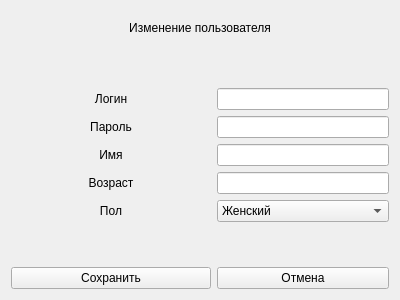
<?xml version="1.0" encoding="UTF-8"?>
<ui version="4.0">
 <class>edituser_window</class>
 <widget class="QWidget" name="edituser_window">
  <property name="geometry">
   <rect>
    <x>0</x>
    <y>0</y>
    <width>400</width>
    <height>300</height>
   </rect>
  </property>
  <property name="windowTitle">
   <string>Form</string>
  </property>
  <layout class="QGridLayout" name="gridLayout">
   <item row="0" column="0" colspan="2">
    <widget class="QLabel" name="label">
     <property name="text">
      <string>Изменение пользователя</string>
     </property>
     <property name="alignment">
      <set>Qt::AlignCenter</set>
     </property>
    </widget>
   </item>
   <item row="1" column="0" colspan="2">
    <widget class="QLabel" name="freespace1">
     <property name="text">
      <string/>
     </property>
    </widget>
   </item>
   <item row="2" column="0">
    <widget class="QLabel" name="label_2">
     <property name="minimumSize">
      <size>
       <width>200</width>
       <height>0</height>
      </size>
     </property>
     <property name="text">
      <string>Логин</string>
     </property>
     <property name="alignment">
      <set>Qt::AlignCenter</set>
     </property>
     <property name="margin">
      <number>0</number>
     </property>
    </widget>
   </item>
   <item row="2" column="1">
    <widget class="QLineEdit" name="login_edituser">
     <property name="sizePolicy">
      <sizepolicy hsizetype="Preferred" vsizetype="Fixed">
       <horstretch>0</horstretch>
       <verstretch>0</verstretch>
      </sizepolicy>
     </property>
    </widget>
   </item>
   <item row="3" column="0">
    <widget class="QLabel" name="label_3">
     <property name="text">
      <string>Пароль</string>
     </property>
     <property name="alignment">
      <set>Qt::AlignCenter</set>
     </property>
    </widget>
   </item>
   <item row="3" column="1">
    <widget class="QLineEdit" name="password_edituser">
     <property name="sizePolicy">
      <sizepolicy hsizetype="Preferred" vsizetype="Fixed">
       <horstretch>0</horstretch>
       <verstretch>0</verstretch>
      </sizepolicy>
     </property>
    </widget>
   </item>
   <item row="4" column="0">
    <widget class="QLabel" name="label_4">
     <property name="text">
      <string>Имя</string>
     </property>
     <property name="alignment">
      <set>Qt::AlignCenter</set>
     </property>
    </widget>
   </item>
   <item row="4" column="1">
    <widget class="QLineEdit" name="name_edituser">
     <property name="sizePolicy">
      <sizepolicy hsizetype="Preferred" vsizetype="Fixed">
       <horstretch>0</horstretch>
       <verstretch>0</verstretch>
      </sizepolicy>
     </property>
    </widget>
   </item>
   <item row="5" column="0">
    <widget class="QLabel" name="label_5">
     <property name="text">
      <string>Возраст</string>
     </property>
     <property name="alignment">
      <set>Qt::AlignCenter</set>
     </property>
    </widget>
   </item>
   <item row="5" column="1">
    <widget class="QLineEdit" name="age_edituser">
     <property name="sizePolicy">
      <sizepolicy hsizetype="Preferred" vsizetype="Fixed">
       <horstretch>0</horstretch>
       <verstretch>0</verstretch>
      </sizepolicy>
     </property>
    </widget>
   </item>
   <item row="6" column="0">
    <widget class="QLabel" name="label_6">
     <property name="text">
      <string>Пол</string>
     </property>
     <property name="alignment">
      <set>Qt::AlignCenter</set>
     </property>
    </widget>
   </item>
   <item row="6" column="1">
    <widget class="QComboBox" name="gender_edituser">
     <item>
      <property name="text">
       <string>Женский</string>
      </property>
     </item>
     <item>
      <property name="text">
       <string>Мужской</string>
      </property>
     </item>
    </widget>
   </item>
   <item row="7" column="0" colspan="2">
    <widget class="QLabel" name="freespace2">
     <property name="palette">
      <palette>
       <active>
        <colorrole role="WindowText">
         <brush brushstyle="SolidPattern">
          <color alpha="255">
           <red>255</red>
           <green>0</green>
           <blue>0</blue>
          </color>
         </brush>
        </colorrole>
       </active>
       <inactive>
        <colorrole role="WindowText">
         <brush brushstyle="SolidPattern">
          <color alpha="255">
           <red>255</red>
           <green>0</green>
           <blue>0</blue>
          </color>
         </brush>
        </colorrole>
       </inactive>
       <disabled>
        <colorrole role="WindowText">
         <brush brushstyle="SolidPattern">
          <color alpha="96">
           <red>164</red>
           <green>166</green>
           <blue>168</blue>
          </color>
         </brush>
        </colorrole>
       </disabled>
      </palette>
     </property>
     <property name="font">
      <font>
       <stylestrategy>PreferAntialias</stylestrategy>
      </font>
     </property>
     <property name="text">
      <string/>
     </property>
     <property name="alignment">
      <set>Qt::AlignCenter</set>
     </property>
    </widget>
   </item>
   <item row="8" column="0">
    <widget class="QPushButton" name="editUser_Button">
     <property name="text">
      <string>Сохранить</string>
     </property>
    </widget>
   </item>
   <item row="8" column="1">
    <widget class="QPushButton" name="cancel_Button">
     <property name="text">
      <string>Отмена</string>
     </property>
    </widget>
   </item>
  </layout>
 </widget>
 <resources/>
 <connections/>
</ui>
